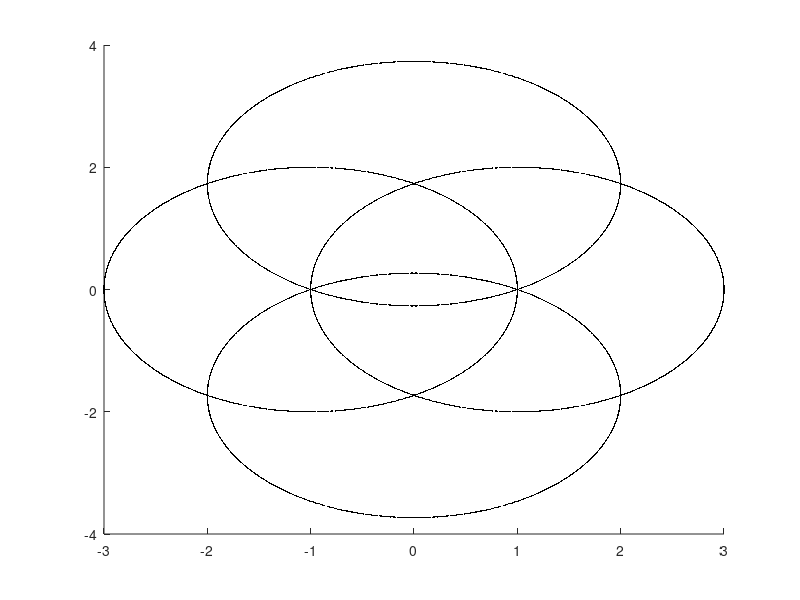

MATLAB code for this plot:
function K9_D_circles()
% 2023-02-16
%
% Draw four circles inside the area of D (for K9_2).
% They represent for inner orbits of K9_2 with two different defects: 2 and 10.
%
% >> K9_D_circles;

    hold all;

    t=0:0.001:1;scatter(2*cos(2*pi*t), sqrt(3)+2*sin(2*pi*t), 1, "k", "filled")  % CU
    t=0:0.001:1;scatter(2*cos(2*pi*t), -sqrt(3)+2*sin(2*pi*t), 1, "k", "filled") % CD
    t=0:0.001:1;scatter(1+2*cos(2*pi*t), 2*sin(2*pi*t), 1, "k", "filled")        % CR
    t=0:0.001:1;scatter(-1+2*cos(2*pi*t), 2*sin(2*pi*t), 1, "k", "filled")       % CL

end
